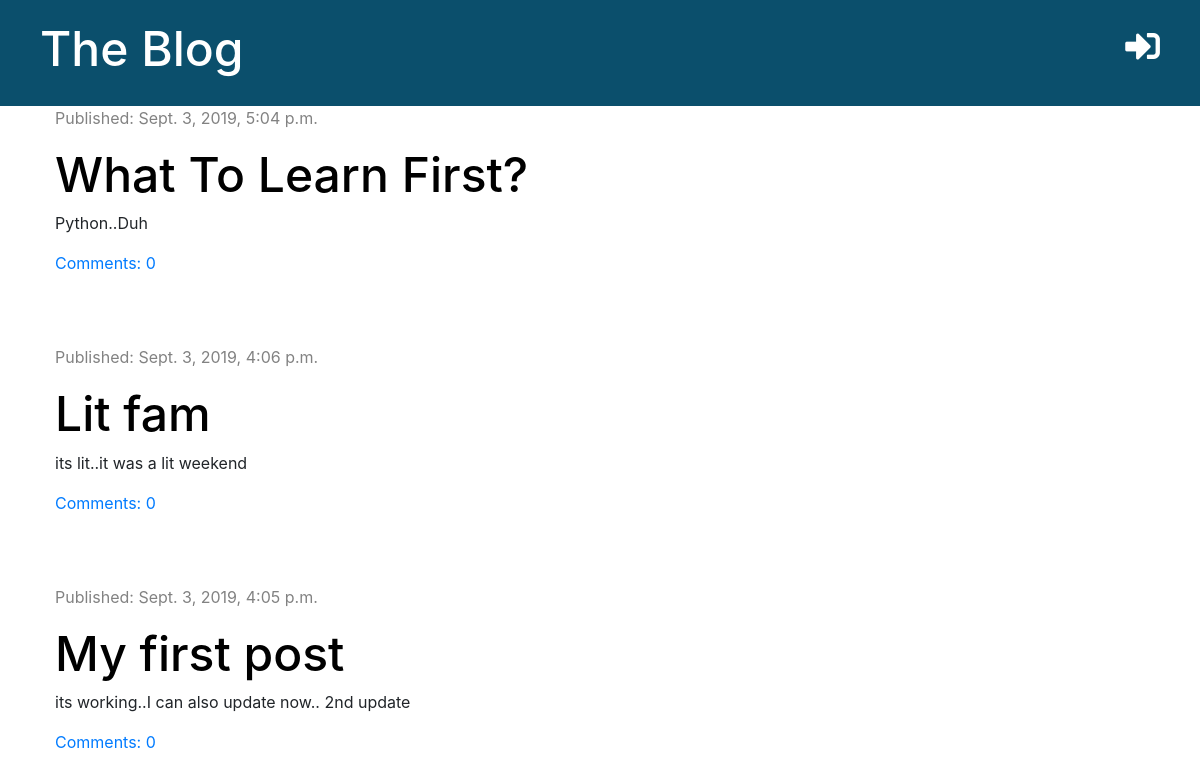
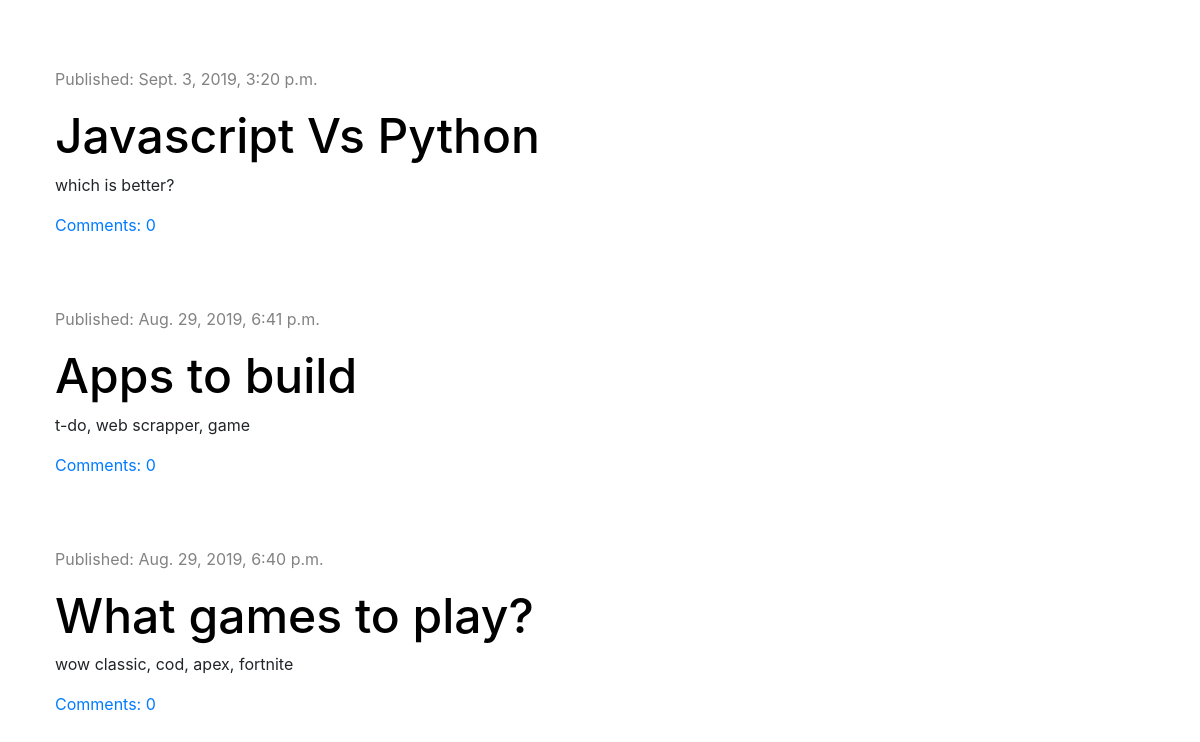
Before: / with the older database file (2 pictures, top to bottom).
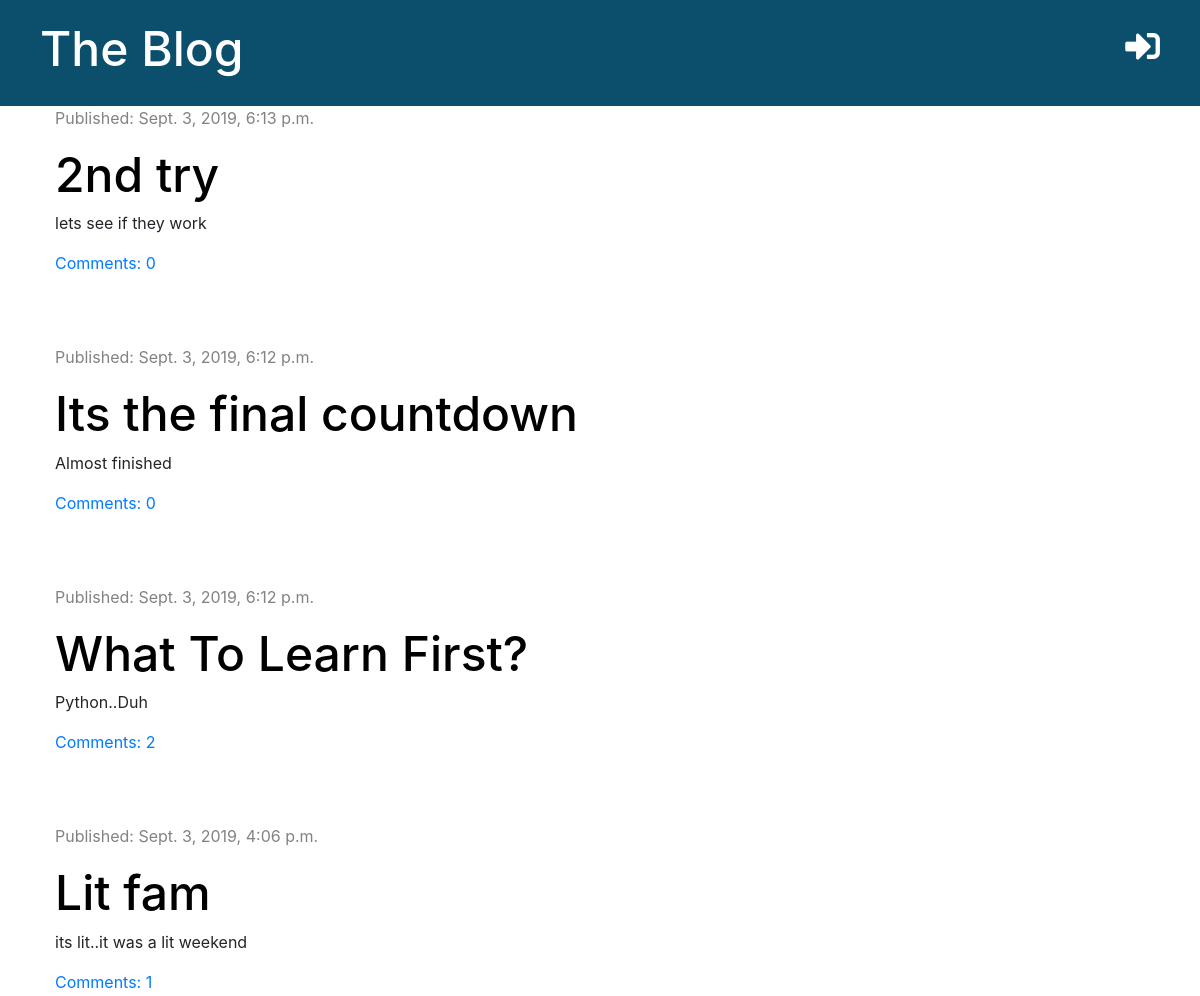
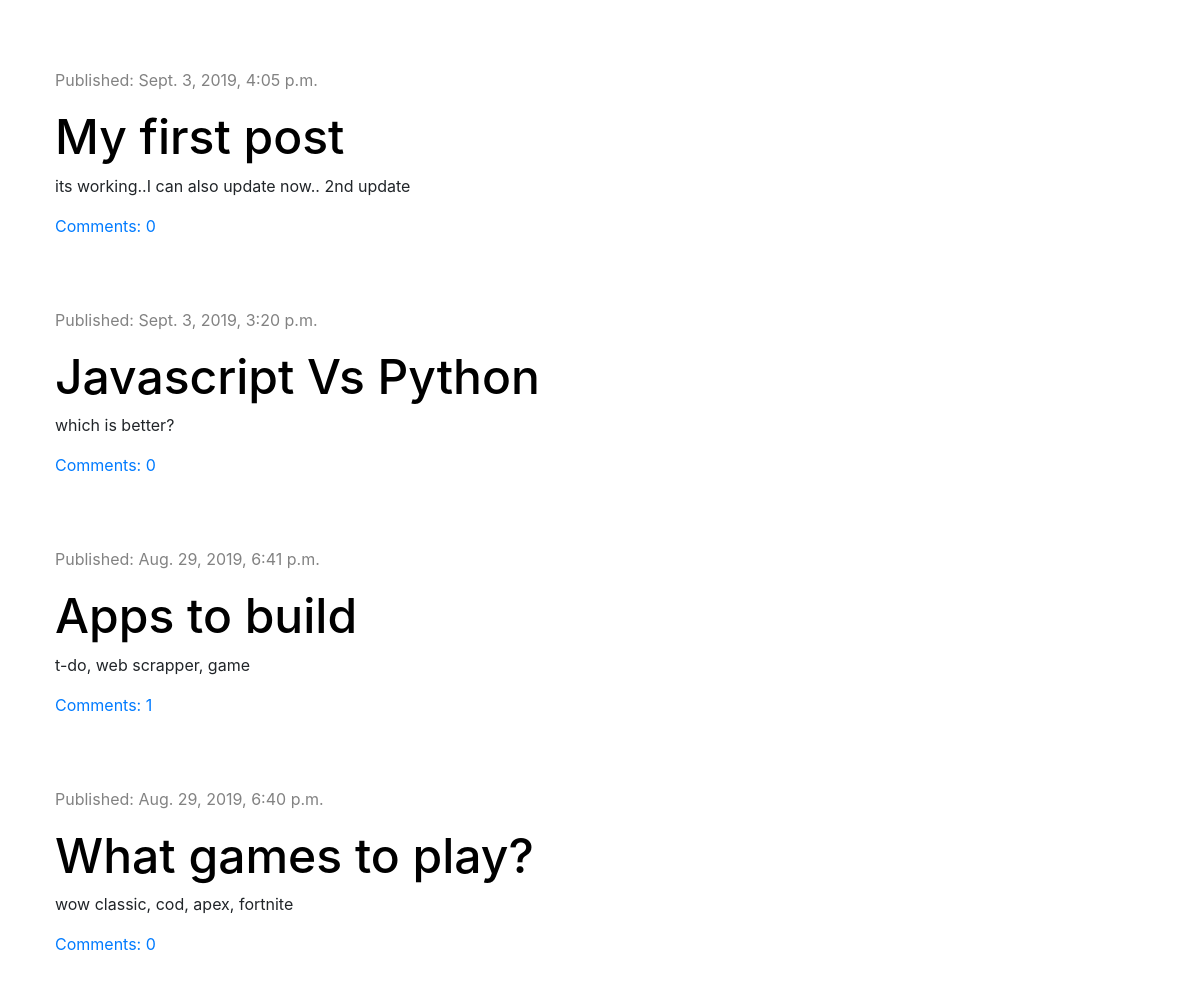
After: the same page with the newer database file (2 pictures, top to bottom).
### blog/models.py (models this page shows, shortened)
class Post(models.Model):
    author = models.ForeignKey('auth.User', on_delete=models.CASCADE)
    title = models.CharField(max_length=200)
    text = models.TextField()
    created_date = models.DateTimeField(default=timezone.now)
    published_date = models.DateTimeField(blank=True, null=True)
    def approved_comments(self):
        return self.comments.filter(approved=True)

### blog/views.py (the view)
# urls.py: path('', views.post_list, name='post_list'),
def post_list(request):
    posts = Post.objects.filter(published_date__lte=timezone.now()).order_by('-published_date')
    stuff_for_frontend = {'posts': posts}
    return render(request, 'blog/post_list.html', stuff_for_frontend)

### blog/templates/blog/post_list.html (shortened to what this page needs)
{% extends 'blog/base.html' %}
{% block content %}
  {% for post in posts %}
    <div class="post">
      <div class="date">
        <p>Published: {{ post.published_date }}</p>
      </div>
      <h1><a href="{% url 'post_detail' pk=post.pk %}">{{ post.title }}</a></h1>
      <p>{{ post.text|truncatechars:50 }}</p>
      <a href="{% url 'post_detail' pk=post.pk %}">Comments: {{ post.approved_comments.count }}</a>
    </div>
  {% endfor %}
{% endblock %}

### blog/templates/blog/base.html (shortened to what this page needs)
{% load staticfiles %}
<!DOCTYPE html>
<html lang="en" dir="ltr">
  <head>
    <link rel="stylesheet" href="https://stackpath.bootstrapcdn.com/bootstrap/4.3.1/css/bootstrap.min.css">
    <link rel="stylesheet" href="{% static 'css/blog.css' %}">
    <link rel="stylesheet" href="https://use.fontawesome.com/releases/v5.10.2/css/all.css">
  </head>
  <body>
    <div class="page-header">
      {% if user.is_authenticated %}
        <a href="{% url "post_draft_list" %}" class="top-menu"><i class="fab fa-firstdraft"></i></a>
        <a href="{% url "post_new" %}" class="top-menu"><i class="fas fa-plus"></i></a>
        <p class="top-menu">Hello {{ user.username }}<small>(<a href="{% url 'logout' %}">Logout</a>)</small></p>
      {% else %}
        <a href="{% url "login" %}" class="top-menu"><i class="fas fa-sign-in-alt"></i></a>
      {% endif %}
      <h1><a href="{% url "post_list" %}">The Blog</a></h1>
    </div>
    <div class="content container">
      <div class="row">
        <div class="col-md-8">
          {% block content %}
          {% endblock %}
      </div>
      </div>
    </div>
  </body>
</html>

### blog/static/css/blog.css (style rules this page uses)
.page-header { background-color: #0B4F6C; margin-top: 0; padding: 20px 20px 20px 40px; }
.page-heade h1, .page-header h1 a { color: #ffffff; font-size: 36pt; text-decoration: none; }
.content { margin-left: 40px; }
h1, h2, h3, h4 { font-size: 48px; }
.date { color: #828282; }
.post { margin-bottom: 70px; }
.post h1 a { color: #000000; }
.top-menu { color: #ffffff; float: right; font-size: 26pt; margin-right: 20px; }

Changed rows visible on the page:
added Post: published_date "Sept. 3, 2019, 6:13 p.m.", title "2nd try", text "lets see if they work", approved_comments.count "0"
added Post: published_date "Sept. 3, 2019, 6:12 p.m.", title "Its the final countdown", text "Almost finished", approved_comments.count "0"
changed Post "What To Learn First?": published_date "Sept. 3, 2019, 5:04 p.m." → "Sept. 3, 2019, 6:12 p.m."; approved_comments.count "0" → "2"
computed for Post "Lit fam": approved_comments.count "0" → "1"
computed for Post "Apps to build": approved_comments.count "0" → "1"
